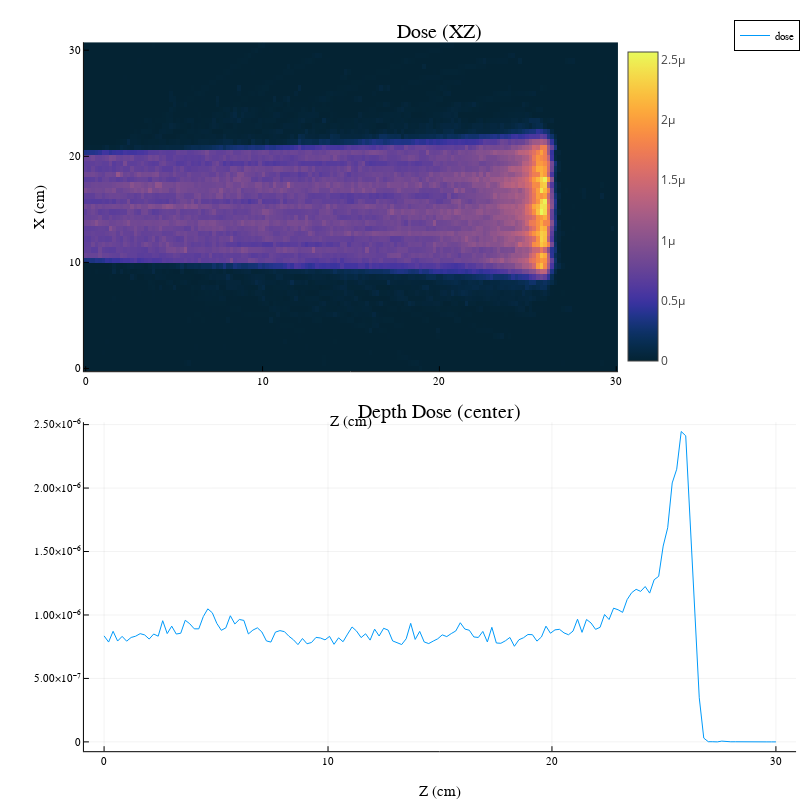

Notebook cell for this chart:
### Markdown cell above
## Proton 200 MeV

### Code cell
SetParticleByName(app.generator, "proton")
SetParticleEnergy(app.generator, 200MeV)

beamOn(app, 100000)
do_plots(sc1)

### Figure 1 — Plotly figure (JSON) as saved in the notebook; plotly's stock layout.template omitted (floating-point values rounded to 4 significant figures; data arrays with more than 128 entries replaced by an {"elided": "..."} marker saying what was removed)
{"data": [{"colorbar": {"len": 0.4329, "title": "", "x": 0.7725, "y": 0.7543}, "colorscale": {"elided": "256x2 mixed values"}, "name": "y1", "showlegend": false, "showscale": true, "type": "heatmap", "x": {"elided": "151 float values"}, "xaxis": "x1", "y": [-0.2542, 0.2542, 0.7625, 1.271, 1.779, 2.288, 2.796, 3.304, 3.812, 4.321, 4.829, 5.338, 5.846, 6.354, 6.862, 7.371, 7.879, 8.387, 8.896, 9.404, 9.912, 10.42, 10.93, 11.44, 11.95, 12.45, 12.96, 13.47, 13.98, 14.49, 15.0, 15.5, 16.01, 16.52, 17.03, 17.54, 18.05, 18.55, 19.06, 19.57, 20.08, 20.59, 21.1, 21.6, 22.11, 22.62, 23.13, 23.64, 24.15, 24.65, 25.16, 25.67, 26.18, 26.69, 27.2, 27.7, 28.21, 28.72, 29.23, 29.74, 30.25, 30.75], "yaxis": "y1", "z": {"elided": "61x150 float values"}, "zmax": 2.562e-06, "zmin": 0}, {"colorbar": {"len": 0.4329, "title": "", "x": 0.9951, "y": 0.2543}, "legendgroup": "dose", "line": {"color": "rgba(0, 154, 250, 1.000)", "dash": "solid", "shape": "linear", "width": 1}, "mode": "lines", "name": "dose", "showlegend": true, "type": "scatter", "x": {"elided": "150 float values"}, "xaxis": "x2", "y": {"elided": "150 float values"}, "yaxis": "y2"}], "layout": {"annotations": [{"font": {"color": "rgba(0, 0, 0, 1.000)", "family": "sans-serif", "size": 20}, "rotation": 0, "showarrow": false, "text": "Dose (XZ)", "x": 0.55, "xanchor": "center", "xref": "paper", "y": 1, "yanchor": "top", "yref": "paper"}, {"font": {"color": "rgba(0, 0, 0, 1.000)", "family": "sans-serif", "size": 20}, "rotation": 0, "showarrow": false, "text": "Depth Dose (center)", "x": 0.55, "xanchor": "center", "xref": "paper", "y": 0.5, "yanchor": "top", "yref": "paper"}], "height": 800, "legend": {"bgcolor": "rgba(255, 255, 255, 1.000)", "bordercolor": "rgba(0, 0, 0, 1.000)", "borderwidth": 1, "font": {"color": "rgba(0, 0, 0, 1.000)", "family": "sans-serif", "size": 11}, "title": {"font": {"color": "rgba(0, 0, 0, 1.000)", "family": "sans-serif", "size": 15}, "text": ""}, "tracegroupgap": 0, "traceorder": "normal", "x": 1, "xanchor": "auto", "y": 1, "yanchor": "auto"}, "margin": {"b": 20, "l": 0, "r": 0, "t": 20}, "paper_bgcolor": "rgba(255, 255, 255, 1.000)", "plot_bgcolor": "rgba(255, 255, 255, 1.000)", "showlegend": true, "width": 800, "xaxis1": {"anchor": "y1", "domain": [0.1049, 0.7725], "gridcolor": "rgba(0, 0, 0, 0.100)", "gridwidth": 0.5, "linecolor": "rgba(0, 0, 0, 1.000)", "mirror": false, "range": [-0.1007, 30.1], "showgrid": true, "showline": true, "showticklabels": true, "tickangle": 0, "tickcolor": "rgb(0, 0, 0)", "tickfont": {"color": "rgba(0, 0, 0, 1.000)", "family": "sans-serif", "size": 11}, "tickmode": "array", "ticks": "inside", "ticktext": ["0", "10", "20", "30"], "tickvals": [0, 10, 20, 30], "title": "Z (cm)", "titlefont": {"color": "rgba(0, 0, 0, 1.000)", "family": "sans-serif", "size": 15}, "type": "-", "visible": true, "zeroline": false, "zerolinecolor": "rgba(0, 0, 0, 1.000)"}, "xaxis2": {"anchor": "y2", "domain": [0.1049, 0.9951], "gridcolor": "rgba(0, 0, 0, 0.100)", "gridwidth": 0.5, "linecolor": "rgba(0, 0, 0, 1.000)", "mirror": false, "range": [-0.9, 30.9], "showgrid": true, "showline": true, "showticklabels": true, "tickangle": 0, "tickcolor": "rgb(0, 0, 0)", "tickfont": {"color": "rgba(0, 0, 0, 1.000)", "family": "sans-serif", "size": 11}, "tickmode": "array", "ticks": "inside", "ticktext": ["0", "10", "20", "30"], "tickvals": [0, 10, 20, 30], "title": "Z (cm)", "titlefont": {"color": "rgba(0, 0, 0, 1.000)", "family": "sans-serif", "size": 15}, "type": "-", "visible": true, "zeroline": false, "zerolinecolor": "rgba(0, 0, 0, 1.000)"}, "yaxis1": {"anchor": "x1", "domain": [0.5379, 0.9708], "gridcolor": "rgba(0, 0, 0, 0.100)", "gridwidth": 0.5, "linecolor": "rgba(0, 0, 0, 1.000)", "mirror": false, "range": [-0.2542, 30.75], "showgrid": true, "showline": true, "showticklabels": true, "tickangle": 0, "tickcolor": "rgb(0, 0, 0)", "tickfont": {"color": "rgba(0, 0, 0, 1.000)", "family": "sans-serif", "size": 11}, "tickmode": "array", "ticks": "inside", "ticktext": ["0", "10", "20", "30"], "tickvals": [0, 10, 20, 30], "title": "X (cm)", "titlefont": {"color": "rgba(0, 0, 0, 1.000)", "family": "sans-serif", "size": 15}, "type": "-", "visible": true, "zeroline": false, "zerolinecolor": "rgba(0, 0, 0, 1.000)"}, "yaxis2": {"anchor": "x2", "domain": [0.03791, 0.4708], "gridcolor": "rgba(0, 0, 0, 0.100)", "gridwidth": 0.5, "linecolor": "rgba(0, 0, 0, 1.000)", "mirror": false, "range": [-7.337e-08, 2.519e-06], "showgrid": true, "showline": true, "showticklabels": true, "tickangle": 0, "tickcolor": "rgb(0, 0, 0)", "tickfont": {"color": "rgba(0, 0, 0, 1.000)", "family": "sans-serif", "size": 11}, "tickmode": "array", "ticks": "inside", "ticktext": ["0", "5.00×10⁻⁷", "1.00×10⁻⁶", "1.50×10⁻⁶", "2.00×10⁻⁶", "2.50×10⁻⁶"], "tickvals": [0, 5e-07, 1e-06, 1.5e-06, 2e-06, 2.5e-06], "title": "", "titlefont": {"color": "rgba(0, 0, 0, 1.000)", "family": "sans-serif", "size": 15}, "type": "-", "visible": true, "zeroline": false, "zerolinecolor": "rgba(0, 0, 0, 1.000)"}}}
